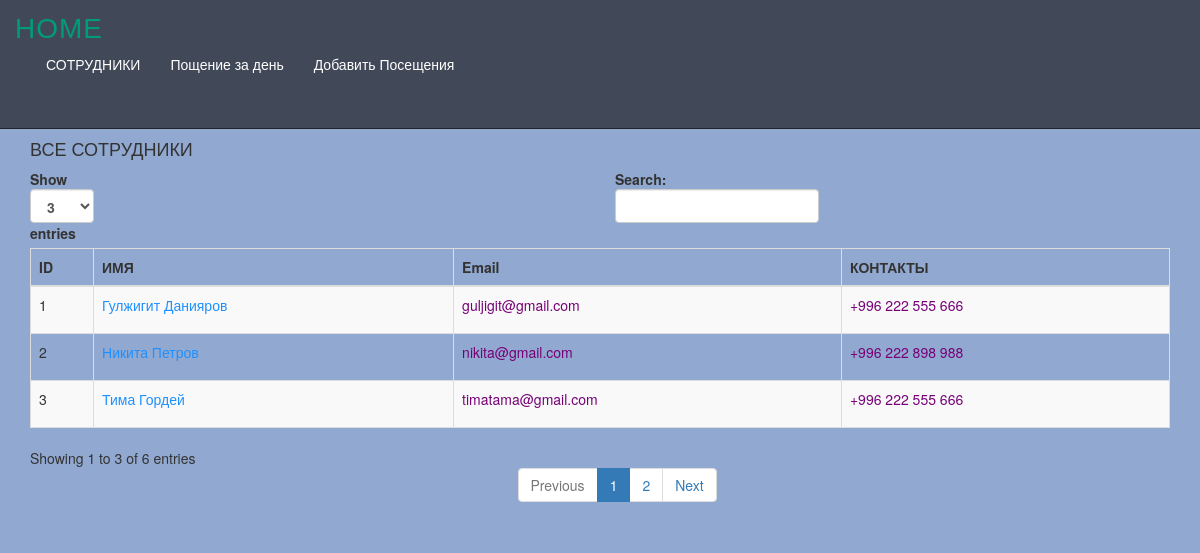
The page / on the database its author committed.
### grid/models.py (models this page shows, shortened)
class Employee(models.Model):
    name = models.CharField(max_length=255)
    email = models.EmailField()
    phone = models.CharField(max_length=500)
    position = models.ForeignKey(Positions, on_delete=models.CASCADE)
    image = models.ImageField(upload_to='images')
    slug = models.SlugField(unique=True)
    steck = models.CharField(max_length=1000)
    def get_absolute_url(self):
        return reverse('visit', kwargs={'slug': self.slug})
    class Meta:
        db_table = 'employee'

### grid/views.py (the view)
# urls.py: path('', index, name='index'),
def index(request):
    employees = Employee.objects.all()
    return render(request, "show.html", {'employees': employees})

### grid/templates/show.html (shortened to what this page needs)
{% extends "base.html" %}
{% block content %}
<div class="col-md-12">
    <h4>ВСЕ СОТРУДНИКИ</h4>
    <div class="table-responsive">
        <table id="bootstrapdatatable" class="table table-striped table-bordered" width="100%">
            <thead>
            <th>ID</th>
            <th>ИМЯ</th>
            <th>Email</th>
            <th>КОНТАКТЫ</th>
            </thead>
            <tbody>
            {%for employee in employees%}
            <tr>
                <td>{{ employee.id}}</td>
                <td><a href="{{ employee.get_absolute_url }}">{{ employee.name}}</a></td>
                <td><p>{{ employee.email}}</p></td>
                <td><p>{{ employee.phone}}</p></td>
            </tr>
            {%endfor%}
            </tbody>
        </table>
    </div>
</div>
{%endblock content%}

### grid/static/css/style.css (style rules this page uses)
body { background-color: #91A8D0; }
p { color: #770077; }
a { color: #1E90FF }

### rows shown on the page
Employee: id "1", name "Гулжигит Данияров", email "guljigit@gmail.com", phone "+996 222 555 666"
Employee: id "2", name "Никита Петров", email "nikita@gmail.com", phone "+996 222 898 988"
Employee: id "3", name "Тима Гордей", email "timatama@gmail.com", phone "+996 222 555 666"
